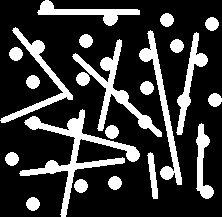
#> input picture aula04/art3.bmp, 222 x 217 px
$ python Aula04_ex05.py
#> lines starting #> are read from the running program, lines starting #| are printed output that depends on the picture; after the words box and inside, x2 and y2 are one past the last pixel; in counts of white or black regions, pixels touching at a corner belong together
# import
from pickletools import uint8
import sys
import numpy as np
import cv2


image = cv2.imread('art3.bmp', cv2.IMREAD_UNCHANGED )
#> image: shape (217, 222); 22.2% white; 22 white regions, largest, box (x1, y1, x2, y2) and area: (19, 109, 140, 217) 2271, (72, 39, 162, 137) 1502, (139, 30, 182, 185) 1227


#ret,image_neg = cv2.threshold(image,120,255,cv2.THRESH_BINARY_INV)
image_neg = cv2.bitwise_not(image)
#opening operation

kernel_circ = cv2.getStructuringElement(cv2.MORPH_ELLIPSE,(11,11))    #kernel circular 11x11
image_open = cv2.morphologyEx(image_neg,cv2.MORPH_OPEN,kernel_circ)  #erosion image twice
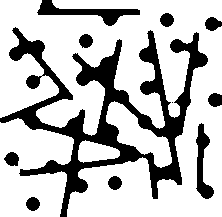
#> image_open: shape (217, 222); 74.6% white; 11 black regions (1 under 20 px), largest, box (x1, y1, x2, y2) and area: (0, 27, 208, 217) 9663, (37, 0, 140, 26) 880, (196, 123, 214, 199) 630

cv2.imshow(" image",image)
cv2.imshow("circular kernel",image_open)


image2 = cv2.imread('art2.bmp', cv2.IMREAD_UNCHANGED )
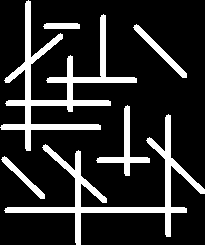
#> input picture aula04/art2.bmp, 205 x 245 px
#> image2: shape (245, 205); 16.9% white; 6 white regions, box (x1, y1, x2, y2) and area: (0, 0, 137, 151) 3611, (4, 114, 205, 245) 3181, (96, 105, 150, 176) 696, (133, 24, 187, 78) 459, (1, 156, 45, 199) 346, (43, 23, 80, 29) 213
image_neg2 = cv2.bitwise_not(image2)
kernel_rect =   cv2.getStructuringElement(cv2.MORPH_RECT,(3,9))  #kernel retangular 3x9
image_open2 = cv2.morphologyEx(image_neg2,cv2.MORPH_OPEN,kernel_rect)
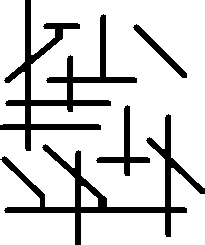
#> image_open2: shape (245, 205); 82.7% white; 4 black regions, box (x1, y1, x2, y2) and area: (0, 0, 137, 151) 3887, (0, 114, 205, 245) 3629, (96, 105, 150, 176) 696, (133, 24, 187, 78) 459

kernel_rect2 =  cv2.getStructuringElement(cv2.MORPH_RECT,(9,3))  #kernel retangular 9x3
image_open3 = cv2.morphologyEx(image_neg2,cv2.MORPH_OPEN,kernel_rect2)
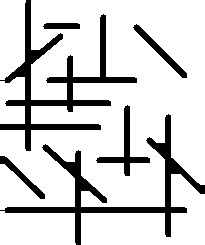
#> image_open3: shape (245, 205); 82.6% white; 6 black regions, box (x1, y1, x2, y2) and area: (0, 0, 137, 151) 3689, (0, 114, 205, 245) 3335, (96, 105, 150, 176) 696, (133, 24, 187, 78) 459, (0, 156, 45, 199) 366, (43, 23, 80, 29) 213

cv2.imshow("rect 3x9",image_open2)
cv2.imshow("rect 9x3",image_open3)
cv2.waitKey(0)
